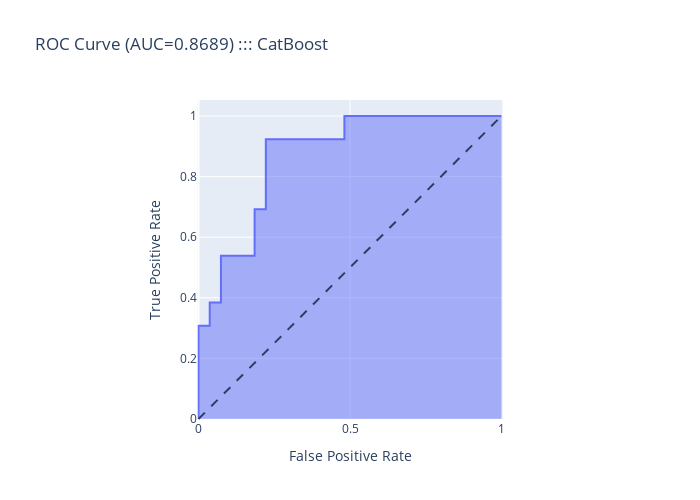

This figure's notebook cell:
### Code cell
from sklearn.metrics import auc
fig = px.area(
    x=fpr, y=tpr,
    title=f'ROC Curve (AUC={auc(fpr, tpr):.4f}) ::: CatBoost',
    labels=dict(x='False Positive Rate', y='True Positive Rate'),
    width=700, height=500
)
fig.add_shape(
    type='line', line=dict(dash='dash'),
    x0=0, x1=1, y0=0, y1=1
)

fig.update_yaxes(scaleanchor="x", scaleratio=1)
fig.update_xaxes(constrain='domain')
fig.show()

### Figure 1 — Plotly figure (JSON) as saved in the notebook; plotly's stock layout.template omitted (floating-point values rounded to 4 significant figures)
{"data": [{"fillpattern": {"shape": ""}, "hovertemplate": "False Positive Rate=%{x}<br>True Positive Rate=%{y}<extra></extra>", "legendgroup": "", "line": {"color": "#636efa"}, "marker": {"symbol": "circle"}, "mode": "lines", "name": "", "orientation": "v", "showlegend": false, "stackgroup": "1", "type": "scatter", "x": [0, 0, 0, 0.03704, 0.03704, 0.07407, 0.07407, 0.1852, 0.1852, 0.2222, 0.2222, 0.4815, 0.4815, 1], "xaxis": "x", "y": [0, 0.07692, 0.3077, 0.3077, 0.3846, 0.3846, 0.5385, 0.5385, 0.6923, 0.6923, 0.9231, 0.9231, 1, 1], "yaxis": "y"}], "layout": {"height": 500, "legend": {"tracegroupgap": 0}, "shapes": [{"line": {"dash": "dash"}, "type": "line", "x0": 0, "x1": 1, "y0": 0, "y1": 1}], "title": {"text": "ROC Curve (AUC=0.8689) ::: CatBoost"}, "width": 700, "xaxis": {"anchor": "y", "constrain": "domain", "domain": [0, 1], "title": {"text": "False Positive Rate"}}, "yaxis": {"anchor": "x", "domain": [0, 1], "scaleanchor": "x", "scaleratio": 1, "title": {"text": "True Positive Rate"}}}}
